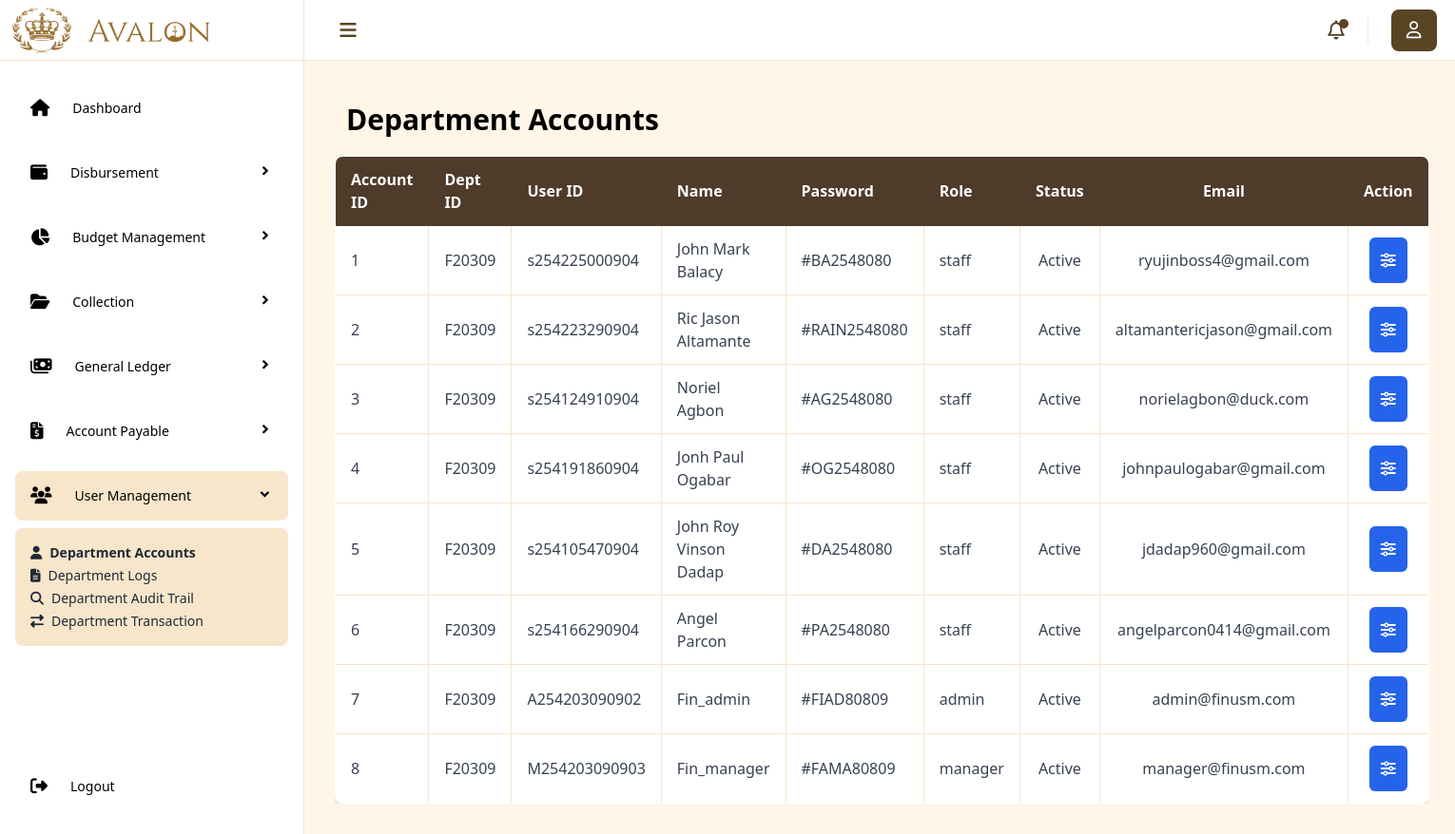
/User_Management/Department_Acc.php, run on the app's committed database.
### tables this page shows
CREATE TABLE `department_accounts` (
  `Dept_Accounts_ID` int(11) NOT NULL,
  `Department_ID` varchar(50) DEFAULT NULL,
  `User_ID` varchar(50) DEFAULT NULL,
  `Name` varchar(100) DEFAULT NULL,
  `Password` varchar(255) DEFAULT NULL,
  `Role` enum('super admin','admin','manager','staff') DEFAULT NULL,
  `Status` enum('Active','Inactive') DEFAULT NULL,
  `Email` varchar(100) DEFAULT NULL
);

### User_Management/Department_Acc.php (the view, shortened to what this page needs)
<?php
$db_name = "fin_usm";
$db = new Database();
$connection = $db->connect($db_name);
$query = "SELECT * FROM `department_accounts`";
$result = mysqli_query($connection, $query);
?>
<!DOCTYPE html>
<html lang="en">
<head>
    <?php include('../includes/head.php'); ?>
</head>
<body class="flex min-h-screen w-full bg-[#FFF6E8]">
    <?php include('../includes/sidebar.php'); ?>
    <div id="main-content" class="main w-full md:ml-[320px] transition-all duration-300">
        <?php include('../includes/navbar.php'); ?>
        <main class="px-8 py-8 flex-1">
            <h3 class="text-3xl p-3 font-bold">Department Accounts</h3>
            <div class="w-full">
                <div class="mt-2 overflow-x-auto">
                    <table class="min-w-full bg-white rounded-lg overflow-hidden shadow-md border border-[#4E3B2A] table-auto">
                        <thead class="bg-[#4E3B2A] text-white">
                            <tr>
                                <th class="py-3 px-4 text-left border border-[#4E3B2A]">Account ID</th>
                                <th class="py-3 px-4 text-left border border-[#4E3B2A]">Dept ID</th>
                                <th class="py-3 px-4 text-left border border-[#4E3B2A]">User ID</th>
                                <th class="py-3 px-4 text-left border border-[#4E3B2A]">Name</th>
                                <th class="py-3 px-4 text-left border border-[#4E3B2A]">Password</th>
                                <th class="py-3 px-4 text-left border border-[#4E3B2A]">Role</th>
                                <th class="py-3 px-4 text-center border border-[#4E3B2A]">Status</th>
                                <th class="py-3 px-4 text-center border border-[#4E3B2A]">Email</th>
                                <th class="py-3 px-4 text-center border border-[#4E3B2A]">Action</th>
                            </tr>
                        </thead>
                        <tbody id="dataRows" class="text-gray-700">
                            <?php if ($result && mysqli_num_rows($result) > 0) : ?>
                                <?php while($row = mysqli_fetch_assoc($result)) : ?>
                                    <tr class="border-b border-[#F7E6CA] hover:bg-gray-100">
                                        <td class="py-3 px-4 border border-[#F7E6CA]"><?php echo htmlspecialchars($row['Dept_Accounts_ID']); ?></td>
                                        <td class="py-3 px-4 border border-[#F7E6CA]"><?php echo htmlspecialchars($row['Department_ID']); ?></td>
                                        <td class="py-3 px-4 border border-[#F7E6CA]"><?php echo htmlspecialchars($row['User_ID']); ?></td>
                                        <td class="py-3 px-4 border border-[#F7E6CA]"><?php echo htmlspecialchars($row['Name']); ?></td>
                                        <td class="py-3 px-4 border border-[#F7E6CA]"><?php echo htmlspecialchars($row['Password']); ?></td>
                                        <td class="py-3 px-4 border border-[#F7E6CA]"><?php echo htmlspecialchars($row['Role']); ?></td>
                                        <td class="py-3 px-4 text-center border border-[#F7E6CA]"><?php echo htmlspecialchars($row['Status']); ?></td>
                                        <td class="py-3 px-4 text-center border border-[#F7E6CA]"><?php echo htmlspecialchars($row['Email']); ?></td>
                                        <td class="py-3 px-4 text-center border border-[#F7E6CA]">
                                            <button
                                                class="manage-button bg-blue-600 text-white p-3 rounded-md"
                                                data-modal-toggle="combinedModal"
                                                data-account-id="<?php echo htmlspecialchars($row['Dept_Accounts_ID']); ?>"
                                                data-status="<?php echo htmlspecialchars($row['Status']); ?>">
                                                <i class="fa-solid fa-sliders"></i>
                                            </button>
                                        </td>
                                    </tr>
                                <?php endwhile; ?>
                            <?php else : ?>
                                <tr>
                                    <td colspan="9" class="py-3 px-4 text-center text-gray-700">No records found</td>
                                </tr>
                            <?php endif; ?>
                        </tbody>
                    </table>
                </div>
            </div>
        </main>
    </div>
</body>
</html>

### data on the page
department_accounts: Dept_Accounts_ID "1", Department_ID "F20309", User_ID "s254225000904", Name "John Mark Balacy", Password "#BA2548080", Role "staff", Status "Active", Email "ryujinboss4@gmail.com"
department_accounts: Dept_Accounts_ID "2", Department_ID "F20309", User_ID "s254223290904", Name "Ric Jason Altamante", Password "#RAIN2548080", Role "staff", Status "Active", Email "altamantericjason@gmail.com"
department_accounts: Dept_Accounts_ID "3", Department_ID "F20309", User_ID "s254124910904", Name "Noriel Agbon", Password "#AG2548080", Role "staff", Status "Active", Email "norielagbon@duck.com"
department_accounts: Dept_Accounts_ID "4", Department_ID "F20309", User_ID "s254191860904", Name "Jonh Paul Ogabar", Password "#OG2548080", Role "staff", Status "Active", Email "johnpaulogabar@gmail.com"
department_accounts: Dept_Accounts_ID "5", Department_ID "F20309", User_ID "s254105470904", Name "John Roy Vinson Dadap", Password "#DA2548080", Role "staff", Status "Active", Email "jdadap960@gmail.com"
department_accounts: Dept_Accounts_ID "6", Department_ID "F20309", User_ID "s254166290904", Name "Angel Parcon", Password "#PA2548080", Role "staff", Status "Active", Email "angelparcon0414@gmail.com"
department_accounts: Dept_Accounts_ID "7", Department_ID "F20309", User_ID "A254203090902", Name "Fin_admin", Password "#FIAD80809", Role "admin", Status "Active", Email "admin@finusm.com"
department_accounts: Dept_Accounts_ID "8", Department_ID "F20309", User_ID "M254203090903", Name "Fin_manager", Password "#FAMA80809", Role "manager", Status "Active", Email "manager@finusm.com"

### other printed values
str_replace('_', ' ', $moduleName) "Disbursement"
str_replace('_', ' ', $moduleName) "Budget Management"
str_replace('_', ' ', $moduleName) "Collection"
str_replace('_', ' ', $moduleName) "General Ledger"
str_replace('_', ' ', $moduleName) "Account Payable"
str_replace('_', ' ', $moduleName) "User Management"
$data['name'] "Department Accounts"
$data['name'] "Department Logs"
$data['name'] "Department Audit Trail"
$data['name'] "Department Transaction"
